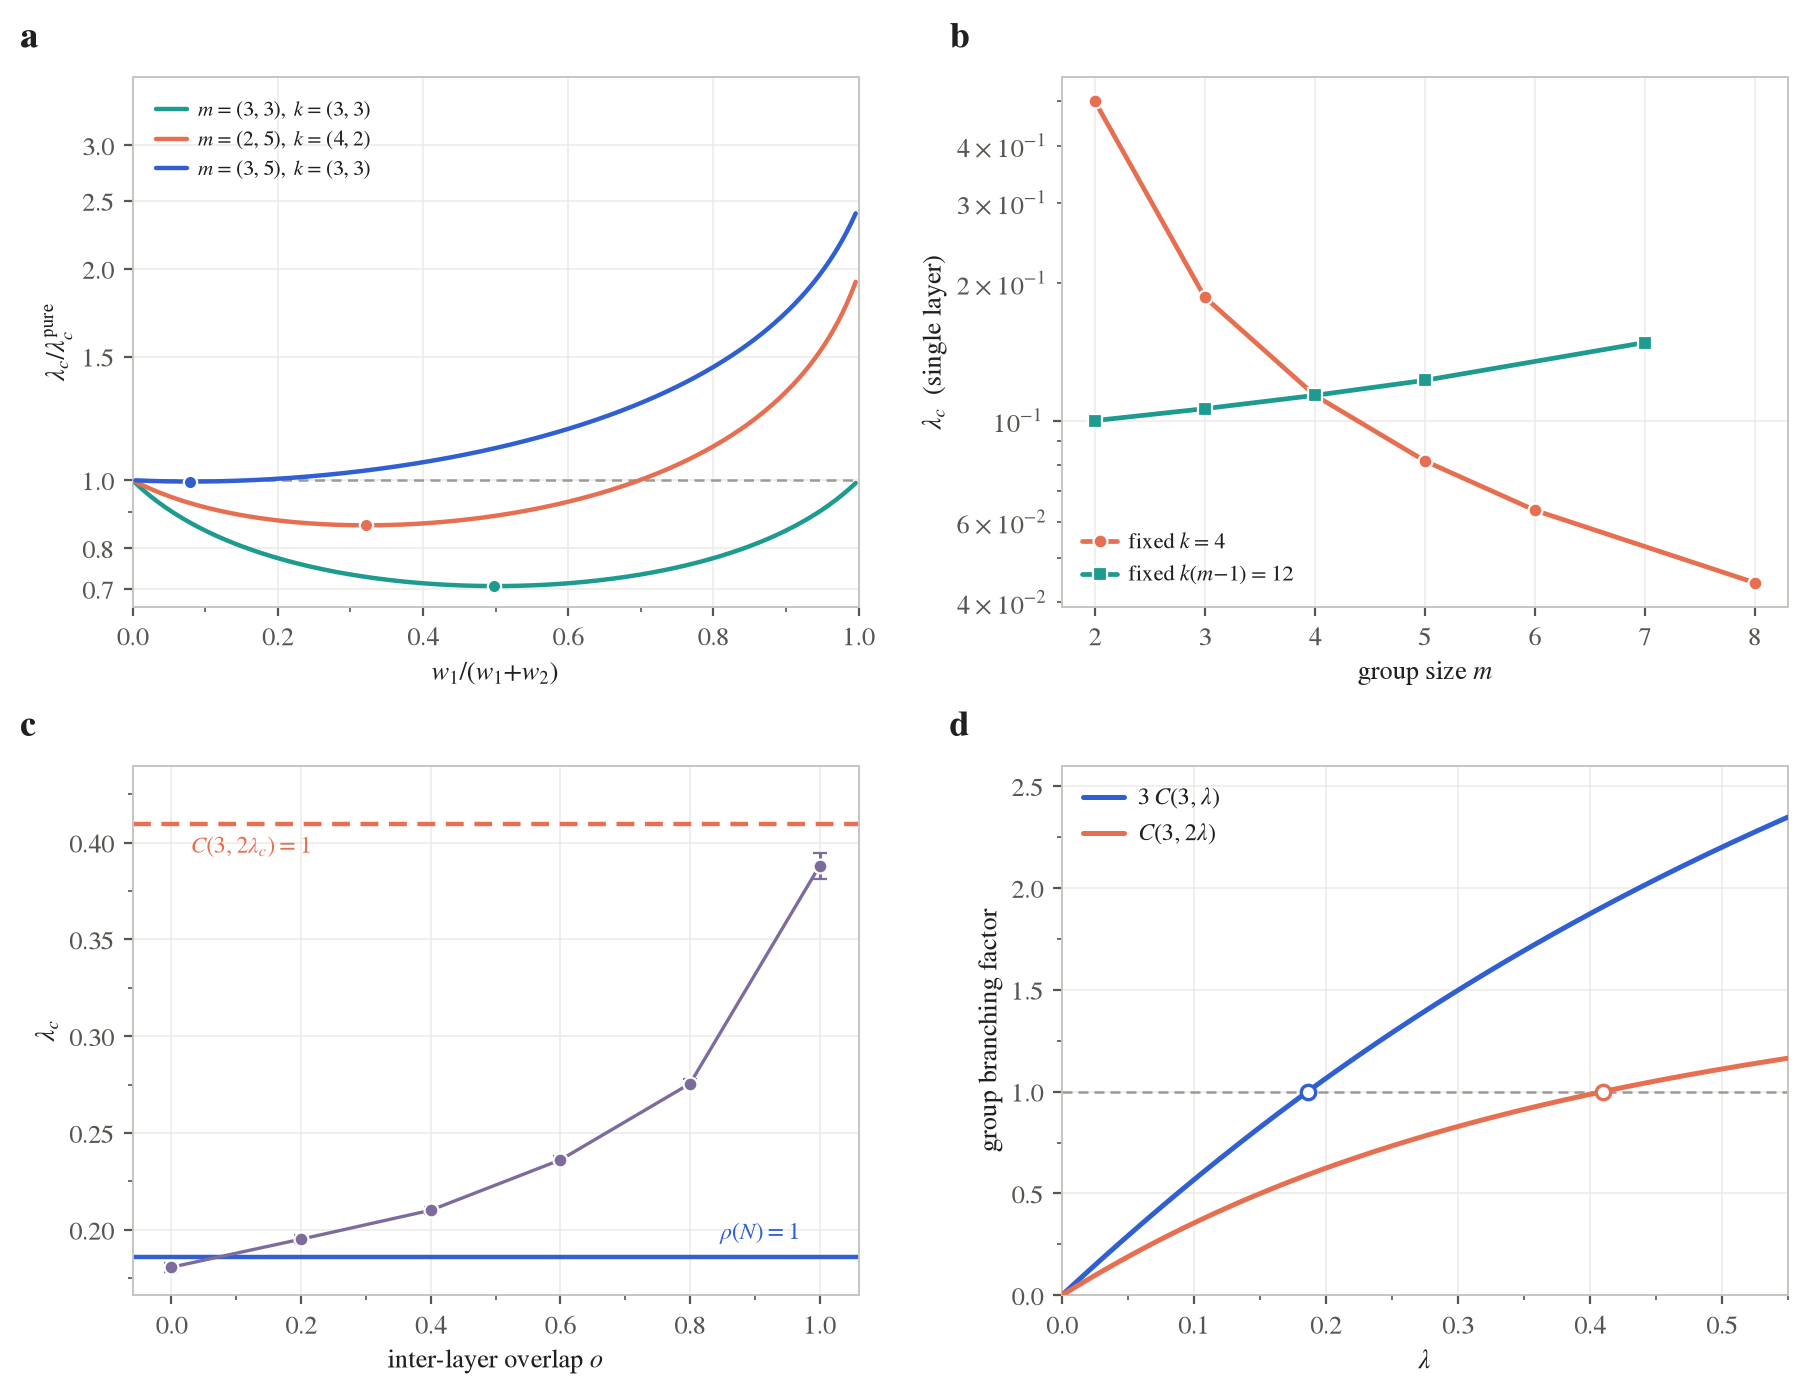

Write Python code to recreate this figure.
"""Figure 4: structural design, and where the theory stops.

  (a) channel allocation. At fixed total budget the most dangerous split is
      interior in every case tested -- a pure allocation zeroes the cross-layer
      entries of N. Curves normalised by the better pure allocation.
  (b) group granularity. "Few large groups vs many small groups" reverses under
      the two natural normalisations: fixed groups-per-node k makes big groups
      more dangerous; fixed contact budget k(m-1) makes them less.
  (c) inter-layer overlap o -- which N cannot see -- moves lambda_c anyway:
      falsifiability of the tree closure. Measured lambda_c (scaled errors)
      against the overlap-blind prediction and the o=1 analytic limit.
  (d) mechanism: the group branching factor the theory counts, 3C(3,lambda),
      against what the o=1 process delivers, C(3,2lambda); each crosses unity at
      its own threshold.

Design panels (a,b) are pure theory; the overlap data (c) is figure7_data.json.
"""
import json
import numpy as np
import matplotlib as mpl
import matplotlib.pyplot as plt
from matplotlib.ticker import AutoMinorLocator
from scipy.optimize import brentq

from theory import cascade_C, next_gen_matrix, spectral_radius

INK, SEC, MUTED = "#20201e", "#565550", "#9b9a93"
TEAL, CORAL, BLUE, PLUM = "#1C9B8E", "#E76F51", "#2F5FD0", "#7D6B9E"

CASES = [(r"$m{=}(3,3),\,k{=}(3,3)$", {(3, 3): 1.0}, (3, 3), TEAL),
         (r"$m{=}(2,5),\,k{=}(4,2)$", {(4, 2): 1.0}, (2, 5), CORAL),
         (r"$m{=}(3,5),\,k{=}(3,3)$", {(3, 3): 1.0}, (3, 5), BLUE)]
BUDGET = 12


def lc_joint(P, m, w):
    return brentq(lambda L: spectral_radius(next_gen_matrix(P, m, L, w=np.array(w))) - 1,
                  1e-9, 400, xtol=1e-14)


def lc_single(m, k):
    X = k - 1.0
    return None if X <= 0 else brentq(lambda L: cascade_C(m, L, 1) * X - 1.0, 1e-9, 400, xtol=1e-14)


def wls(x, y, ye):
    W = 1 / ye ** 2; X = np.vstack([np.ones_like(x), x]).T
    cov = np.linalg.inv(X.T @ (W[:, None] * X)); a, b = cov @ (X.T @ (W * y)); return a, b


def main():
    mpl.rcParams.update({
        "figure.dpi": 140, "savefig.dpi": 340,
        "font.family": "STIXGeneral", "mathtext.fontset": "stix", "font.size": 9.5,
        "axes.edgecolor": "#c6c5bf", "axes.linewidth": 0.7, "axes.labelcolor": INK,
        "axes.labelpad": 3.0, "text.color": INK,
        "xtick.color": SEC, "ytick.color": SEC,
        "xtick.major.size": 3.2, "ytick.major.size": 3.2,
        "xtick.minor.size": 1.8, "ytick.minor.size": 1.8,
        "axes.grid": True, "grid.color": "#ecebe5", "grid.linewidth": 0.55,
        "axes.axisbelow": True, "legend.frameon": False,
        "lines.solid_capstyle": "round",
    })
    fig, ((axA, axB), (axC, axD)) = plt.subplots(2, 2, figsize=(9.3, 7.0))
    fig.subplots_adjust(left=0.085, right=0.975, bottom=0.085, top=0.955,
                        wspace=0.28, hspace=0.30)

    def tag(ax, s):
        ax.text(-0.155, 1.04, s, transform=ax.transAxes, fontsize=13,
                fontweight="bold", va="bottom", ha="left", color=INK)

    def minor(ax, nx=2, ny=2):
        ax.xaxis.set_minor_locator(AutoMinorLocator(nx))
        ax.yaxis.set_minor_locator(AutoMinorLocator(ny))
        ax.tick_params(which="both", top=False, right=False)

    # -------------------------------------------------- (a) channel allocation
    ss = np.linspace(0.004, 0.996, 320)
    for lab, P, m, col in CASES:
        v = np.array([lc_joint(P, m, (s, 1 - s)) for s in ss])
        pure = min(lc_joint(P, m, (1e-9, 1)), lc_joint(P, m, (1, 1e-9)))
        y = v / pure; i = y.argmin()
        axA.plot(ss, y, "-", color=col, lw=1.6, zorder=3, label=lab)
        axA.plot([ss[i]], [y[i]], "o", ms=4.8, mfc=col, mec="white", mew=0.8, zorder=5)
    axA.axhline(1.0, color=MUTED, lw=0.9, ls=(0, (4, 2.6)), zorder=2)
    axA.set_xlim(0, 1); axA.set_yscale("log"); axA.set_ylim(0.66, 3.75)
    axA.set_yticks([0.7, 0.8, 1.0, 1.5, 2.0, 2.5, 3.0])
    axA.set_yticklabels(["0.7", "0.8", "1.0", "1.5", "2.0", "2.5", "3.0"])
    axA.set_xlabel(r"$w_1/(w_1{+}w_2)$"); axA.set_ylabel(r"$\lambda_c/\lambda_c^{\mathrm{pure}}$")
    axA.xaxis.set_minor_locator(AutoMinorLocator(2)); axA.tick_params(which="both", top=False, right=False)
    axA.legend(loc="upper left", fontsize=7.6, handlelength=1.5,
               handletextpad=0.5, labelspacing=0.4, borderaxespad=0.7)
    tag(axA, "a")

    # -------------------------------------------------- (b) granularity reversal
    msK = [2, 3, 4, 5, 6, 8]
    lbK = [lc_single(m, 4) for m in msK]
    cfgB = [(2, 12), (3, 6), (4, 4), (5, 3), (7, 2)]
    msB = [m for m, _ in cfgB]; lbB = [lc_single(m, k) for m, k in cfgB]
    axB.plot(msK, lbK, "-o", color=CORAL, lw=1.7, ms=5.0, mfc=CORAL, mec="white",
             mew=0.8, zorder=3, label=r"fixed $k=4$")
    axB.plot(msB, lbB, "-s", color=TEAL, lw=1.7, ms=5.0, mfc=TEAL, mec="white",
             mew=0.8, zorder=3, label=r"fixed $k(m{-}1)=12$")
    axB.set_yscale("log")
    axB.set_xlabel(r"group size $m$"); axB.set_ylabel(r"$\lambda_c$  (single layer)")
    axB.set_xticks(range(2, 9)); axB.tick_params(which="both", top=False, right=False)
    axB.legend(loc="lower left", fontsize=8.0, handlelength=1.6, handletextpad=0.5,
               labelspacing=0.45)
    tag(axB, "b")

    # -------------------------------------------------- (c) overlap falsifiability
    d7 = json.load(open("figure7_data.json"))
    o = np.array(d7["o"]); lc = np.array(d7["lc"]); se = np.array(d7["se"])
    fac = []
    for i in range(len(o)):
        x, y, ye = map(np.array, (d7["lams_all"][i], d7["y_all"][i], d7["ye_all"][i]))
        a, b = wls(x, y, ye); chi2 = (((y - (a + b * x)) / ye) ** 2).sum() / (len(x) - 2)
        fac.append(max(1.0, np.sqrt(chi2)))
    se_s = se * np.array(fac)
    axC.axhline(d7["lc_theory"], color=BLUE, lw=1.6, zorder=2)
    axC.axhline(d7["lc_o1"], color=CORAL, lw=1.6, ls=(0, (4, 2.4)), zorder=2)
    axC.errorbar(o, lc, yerr=se_s, fmt="o", ms=5.0, mfc=PLUM, mec="white", mew=0.8,
                 ecolor=PLUM, elinewidth=1.1, capsize=2.4, capthick=0.9, zorder=4)
    axC.plot(o, lc, "-", color=PLUM, lw=1.2, zorder=3)
    axC.set_xlim(-0.06, 1.06); axC.set_ylim(d7["lc_theory"] - 0.02, d7["lc_o1"] + 0.03)
    axC.set_xlabel(r"inter-layer overlap $o$"); axC.set_ylabel(r"$\lambda_c$")
    minor(axC)
    # inline labels on the two reference lines, placed clear of the curve and edges
    axC.text(0.97, d7["lc_theory"] + 0.006, r"$\rho(N)=1$", color=BLUE, fontsize=8.4,
             ha="right", va="bottom")
    axC.text(0.03, d7["lc_o1"] - 0.006, r"$C(3,2\lambda_c)=1$", color=CORAL, fontsize=8.4,
             ha="left", va="top")
    tag(axC, "c")

    # -------------------------------------------------- (d) mechanism
    lam = np.linspace(0.0, 0.55, 260)
    th = np.array([3 * cascade_C(3, L, 1) for L in lam])
    ac = np.array([cascade_C(3, 2 * L, 1) for L in lam])
    axD.axhline(1.0, color=MUTED, lw=0.9, ls=(0, (4, 2.4)), zorder=2)
    axD.plot(lam, th, "-", color=BLUE, lw=1.8, zorder=3, label=r"$3\,C(3,\lambda)$")
    axD.plot(lam, ac, "-", color=CORAL, lw=1.8, zorder=3, label=r"$C(3,2\lambda)$")
    axD.plot([d7["lc_theory"]], [1.0], "o", ms=5.2, mfc="white", mec=BLUE, mew=1.2, zorder=5)
    axD.plot([d7["lc_o1"]], [1.0], "o", ms=5.2, mfc="white", mec=CORAL, mew=1.2, zorder=5)
    axD.set_xlim(0, 0.55); axD.set_ylim(0, 2.6)
    axD.set_xlabel(r"$\lambda$"); axD.set_ylabel(r"group branching factor")
    minor(axD)
    axD.legend(loc="upper left", fontsize=8.6, handlelength=1.7, handletextpad=0.6,
               labelspacing=0.5)
    tag(axD, "d")

    fig.savefig("figure4_structure.pdf", bbox_inches="tight")
    fig.savefig("figure4_structure.png", bbox_inches="tight", dpi=200)
    print("saved figure4_structure.png/.pdf")


if __name__ == "__main__":
    main()
